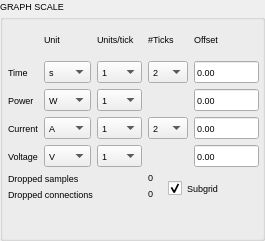
   <widget class="QGroupBox" name="groupBox_6">
    <property name="geometry">
     <rect>
      <x>608</x>
      <y>496</y>
      <width>265</width>
      <height>241</height>
     </rect>
    </property>
    <property name="font">
     <font>
      <pointsize>7</pointsize>
     </font>
    </property>
    <property name="title">
     <string>GRAPH SCALE</string>
    </property>
    <widget class="QLabel" name="label_25">
     <property name="geometry">
      <rect>
       <x>8</x>
       <y>168</y>
       <width>105</width>
       <height>20</height>
      </rect>
     </property>
     <property name="text">
      <string>Dropped samples</string>
     </property>
    </widget>
    <widget class="QLabel" name="label_26">
     <property name="geometry">
      <rect>
       <x>8</x>
       <y>184</y>
       <width>105</width>
       <height>20</height>
      </rect>
     </property>
     <property name="text">
      <string>Dropped connections</string>
     </property>
    </widget>
    <widget class="QLabel" name="label_27">
     <property name="geometry">
      <rect>
       <x>112</x>
       <y>168</y>
       <width>41</width>
       <height>18</height>
      </rect>
     </property>
     <property name="text">
      <string>0</string>
     </property>
     <property name="alignment">
      <set>Qt::AlignRight|Qt::AlignTrailing|Qt::AlignVCenter</set>
     </property>
    </widget>
    <widget class="QLabel" name="label_28">
     <property name="geometry">
      <rect>
       <x>112</x>
       <y>184</y>
       <width>41</width>
       <height>18</height>
      </rect>
     </property>
     <property name="text">
      <string>0</string>
     </property>
     <property name="alignment">
      <set>Qt::AlignRight|Qt::AlignTrailing|Qt::AlignVCenter</set>
     </property>
    </widget>
    <widget class="QCheckBox" name="checkBox_13">
     <property name="geometry">
      <rect>
       <x>168</x>
       <y>176</y>
       <width>57</width>
       <height>24</height>
      </rect>
     </property>
     <property name="text">
      <string>Subgrid</string>
     </property>
     <property name="checked">
      <bool>true</bool>
     </property>
    </widget>
    <widget class="QWidget" name="gridLayoutWidget">
     <property name="geometry">
      <rect>
       <x>8</x>
       <y>24</y>
       <width>251</width>
       <height>143</height>
      </rect>
     </property>
     <layout class="QGridLayout" name="gridLayout">
      <item row="4" column="1">
       <widget class="QComboBox" name="comboBox_4">
        <item>
         <property name="text">
          <string>V</string>
         </property>
        </item>
        <item>
         <property name="text">
          <string>mV</string>
         </property>
        </item>
        <item>
         <property name="text">
          <string>uV</string>
         </property>
        </item>
       </widget>
      </item>
      <item row="2" column="2">
       <widget class="QComboBox" name="comboBox_8">
        <item>
         <property name="text">
          <string>1</string>
         </property>
        </item>
        <item>
         <property name="text">
          <string>2</string>
         </property>
        </item>
        <item>
         <property name="text">
          <string>5</string>
         </property>
        </item>
        <item>
         <property name="text">
          <string>10</string>
         </property>
        </item>
        <item>
         <property name="text">
          <string>20</string>
         </property>
        </item>
        <item>
         <property name="text">
          <string>50</string>
         </property>
        </item>
        <item>
         <property name="text">
          <string>100</string>
         </property>
        </item>
        <item>
         <property name="text">
          <string>200</string>
         </property>
        </item>
        <item>
         <property name="text">
          <string>500</string>
         </property>
        </item>
       </widget>
      </item>
      <item row="3" column="2">
       <widget class="QComboBox" name="comboBox_7">
        <item>
         <property name="text">
          <string>1</string>
         </property>
        </item>
        <item>
         <property name="text">
          <string>2</string>
         </property>
        </item>
        <item>
         <property name="text">
          <string>5</string>
         </property>
        </item>
        <item>
         <property name="text">
          <string>10</string>
         </property>
        </item>
        <item>
         <property name="text">
          <string>20</string>
         </property>
        </item>
        <item>
         <property name="text">
          <string>50</string>
         </property>
        </item>
        <item>
         <property name="text">
          <string>100</string>
         </property>
        </item>
        <item>
         <property name="text">
          <string>200</string>
         </property>
        </item>
        <item>
         <property name="text">
          <string>500</string>
         </property>
        </item>
       </widget>
      </item>
      <item row="4" column="4">
       <widget class="QLineEdit" name="lineEdit_4">
        <property name="text">
         <string>0.00</string>
        </property>
       </widget>
      </item>
      <item row="1" column="0">
       <widget class="QLabel" name="label">
        <property name="text">
         <string>Time</string>
        </property>
       </widget>
      </item>
      <item row="1" column="1">
       <widget class="QComboBox" name="comboBox">
        <item>
         <property name="text">
          <string>s</string>
         </property>
        </item>
        <item>
         <property name="text">
          <string>ms</string>
         </property>
        </item>
        <item>
         <property name="text">
          <string>us</string>
         </property>
        </item>
        <item>
         <property name="text">
          <string>min</string>
         </property>
        </item>
        <item>
         <property name="text">
          <string>hr</string>
         </property>
        </item>
       </widget>
      </item>
      <item row="1" column="3">
       <widget class="QComboBox" name="comboBox_10">
        <item>
         <property name="text">
          <string>2</string>
         </property>
        </item>
        <item>
         <property name="text">
          <string>4</string>
         </property>
        </item>
        <item>
         <property name="text">
          <string>5</string>
         </property>
        </item>
        <item>
         <property name="text">
          <string>10</string>
         </property>
        </item>
       </widget>
      </item>
      <item row="2" column="1">
       <widget class="QComboBox" name="comboBox_2">
        <item>
         <property name="text">
          <string>W</string>
         </property>
        </item>
        <item>
         <property name="text">
          <string>mW</string>
         </property>
        </item>
        <item>
         <property name="text">
          <string>uW</string>
         </property>
        </item>
       </widget>
      </item>
      <item row="2" column="4">
       <widget class="QLineEdit" name="lineEdit_2">
        <property name="text">
         <string>0.00</string>
        </property>
       </widget>
      </item>
      <item row="3" column="3">
       <widget class="QComboBox" name="comboBox_9">
        <item>
         <property name="text">
          <string>2</string>
         </property>
        </item>
        <item>
         <property name="text">
          <string>4</string>
         </property>
        </item>
        <item>
         <property name="text">
          <string>5</string>
         </property>
        </item>
        <item>
         <property name="text">
          <string>10</string>
         </property>
        </item>
        <item>
         <property name="text">
          <string>20</string>
         </property>
        </item>
       </widget>
      </item>
      <item row="3" column="0">
       <widget class="QLabel" name="label_3">
        <property name="text">
         <string>Current</string>
        </property>
       </widget>
      </item>
      <item row="4" column="0">
       <widget class="QLabel" name="label_4">
        <property name="text">
         <string>Voltage</string>
        </property>
       </widget>
      </item>
      <item row="3" column="1">
       <widget class="QComboBox" name="comboBox_3">
        <item>
         <property name="text">
          <string>A</string>
         </property>
        </item>
        <item>
         <property name="text">
          <string>mA</string>
         </property>
        </item>
        <item>
         <property name="text">
          <string>uA</string>
         </property>
        </item>
       </widget>
      </item>
      <item row="2" column="0">
       <widget class="QLabel" name="label_2">
        <property name="text">
         <string>Power</string>
        </property>
       </widget>
      </item>
      <item row="4" column="2">
       <widget class="QComboBox" name="comboBox_5">
        <item>
         <property name="text">
          <string>1</string>
         </property>
        </item>
        <item>
         <property name="text">
          <string>2</string>
         </property>
        </item>
        <item>
         <property name="text">
          <string>5</string>
         </property>
        </item>
        <item>
         <property name="text">
          <string>10</string>
         </property>
        </item>
        <item>
         <property name="text">
          <string>20</string>
         </property>
        </item>
        <item>
         <property name="text">
          <string>50</string>
         </property>
        </item>
        <item>
         <property name="text">
          <string>100</string>
         </property>
        </item>
        <item>
         <property name="text">
          <string>200</string>
         </property>
        </item>
        <item>
         <property name="text">
          <string>500</string>
         </property>
        </item>
       </widget>
      </item>
      <item row="1" column="4">
       <widget class="QLineEdit" name="lineEdit">
        <property name="text">
         <string>0.00</string>
        </property>
       </widget>
      </item>
      <item row="3" column="4">
       <widget class="QLineEdit" name="lineEdit_3">
        <property name="text">
         <string>0.00</string>
        </property>
       </widget>
      </item>
      <item row="1" column="2">
       <widget class="QComboBox" name="comboBox_6">
        <item>
         <property name="text">
          <string>1</string>
         </property>
        </item>
        <item>
         <property name="text">
          <string>2</string>
         </property>
        </item>
        <item>
         <property name="text">
          <string>5</string>
         </property>
        </item>
        <item>
         <property name="text">
          <string>10</string>
         </property>
        </item>
        <item>
         <property name="text">
          <string>20</string>
         </property>
        </item>
        <item>
         <property name="text">
          <string>40</string>
         </property>
        </item>
        <item>
         <property name="text">
          <string>50</string>
         </property>
        </item>
        <item>
         <property name="text">
          <string>100</string>
         </property>
        </item>
       </widget>
      </item>
      <item row="0" column="1">
       <widget class="QLabel" name="label_21">
        <property name="text">
         <string>Unit</string>
        </property>
       </widget>
      </item>
      <item row="0" column="2">
       <widget class="QLabel" name="label_22">
        <property name="text">
         <string>Units/tick</string>
        </property>
       </widget>
      </item>
      <item row="0" column="3">
       <widget class="QLabel" name="label_23">
        <property name="text">
         <string>#Ticks</string>
        </property>
       </widget>
      </item>
      <item row="0" column="4">
       <widget class="QLabel" name="label_24">
        <property name="text">
         <string>Offset</string>
        </property>
       </widget>
      </item>
     </layout>
    </widget>
   </widget>
